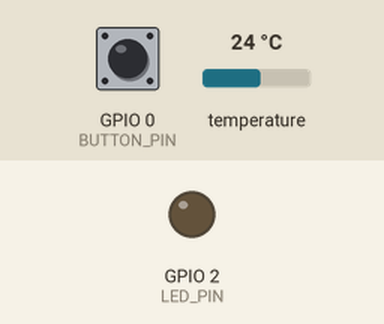
A sketch run on a simulated ESP32. Shown: output pins drawn as LEDs (lit = HIGH). Dashed ring = blinking. Inputs (shaded band) come from the test bench; at power-on: GPIO 0 (BUTTON_PIN) HIGH, temperature 24 °C. WiFi joins after 1.5 s; servers stay silent unless stated; uploads are accepted with an empty reply; what the sketch prints to the serial monitor is not drawn.

Above: at 2.7 s.
2.8 s: GPIO 0 (BUTTON_PIN) pulled LOW for 1 s
At 4.18 s:
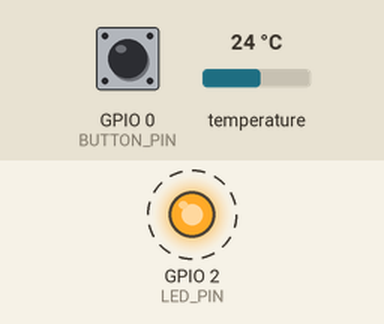
Timing chart, 0 to 6.7 s (numbered marks = the images above; inputs shaded):
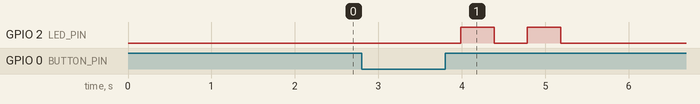

Measured:
- after the input at 2.8 s, GPIO 2 (LED_PIN): alternates HIGH for 0.40 s and LOW for 0.40 s, 4 changes in all, then stays LOW, starting after 1.2 s

The sketch:

esp32-thermometer.ino
```cpp
/*
 * Adal As — тағам термометрі / термометр для блюд (ESP32 + DS18B20)
 *
 * Как работает:
 *   1. Повар в приложении (/kitchen) нажимает «Термометрмен өлшеу» у блюда.
 *   2. Устройство каждые 2 с спрашивает сервер (GET) и, увидев «ожидание замера», мигает светодиодом.
 *   3. Повар опускает датчик в блюдо и нажимает кнопку BOOT на плате.
 *   4. Устройство отправляет температуру (POST) — сервер записывает её в журнал этого блюда,
 *      сверяет с нормой (суп ≥75 °C, второе ≥65 °C) и отвечает: OK / VIOLATION / SAVED.
 *   5. Светодиод: горит 2 с — норма, частое мигание — нарушение, 2 медленных — сохранено без блюда.
 *
 * Режим холодильника (FRIDGE_MODE = true): устройство само отправляет показания каждые 5 минут;
 * если 3 показания подряд выше 6 °C, СЭС и столовая сразу получают красную тревогу.
 *
 * Библиотеки (Arduino IDE → Library Manager): «OneWire» (Paul Stoffregen), «DallasTemperature» (Miles Burton).
 * Плата: «ESP32 Dev Module» (пакет esp32 от Espressif).
 */

#include <WiFi.h>
#include <WiFiClientSecure.h>
#include <HTTPClient.h>
#include <OneWire.h>
#include <DallasTemperature.h>

// ---------- Настройки ----------
const char* WIFI_SSID = "ИМЯ_СЕТИ";        // на защите можно раздать Wi‑Fi с телефона
const char* WIFI_PASS = "ПАРОЛЬ_СЕТИ";
const char* API_URL = "https://adal-as.vercel.app/api/device/readings";
const char* DEVICE_KEY = "adk_...";         // ключ устройства: .env → DEMO_DEVICE_KEY или /kitchen → «Құрылғылар» → «Кілт алу»

const int SENSOR_PIN = 4;   // DS18B20: DATA (жёлтый) → GPIO4, резистор 4,7 кОм между DATA и 3V3
const int BUTTON_PIN = 0;   // кнопка BOOT на плате ESP32
const int LED_PIN = 2;      // встроенный светодиод (на большинстве плат GPIO2)

const bool FRIDGE_MODE = false;                         // true — датчик холодильника
const unsigned long FRIDGE_PERIOD_MS = 5UL * 60UL * 1000UL;  // раз в 5 минут
// --------------------------------

OneWire oneWire(SENSOR_PIN);
DallasTemperature sensors(&oneWire);

float readTemperature() {
  sensors.requestTemperatures();
  return sensors.getTempCByIndex(0);  // -127 означает, что датчик не подключён
}

// HTTPS без проверки сертификата — допустимо для демо; в продакшене добавляется корневой сертификат.
int request(const char* method, const String& payload, String& response) {
  WiFiClientSecure client;
  client.setInsecure();
  HTTPClient http;
  http.begin(client, API_URL);
  http.addHeader("Authorization", String("Bearer ") + DEVICE_KEY);
  http.addHeader("Content-Type", "application/json");
  int code = strcmp(method, "POST") == 0 ? http.POST(payload) : http.GET();
  response = http.getString();
  http.end();
  return code;
}

String jsonValue(const String& body, const char* key) {
  String needle = String("\"") + key + "\":\"";
  int i = body.indexOf(needle);
  if (i < 0) return "";
  i += needle.length();
  return body.substring(i, body.indexOf('"', i));
}

void blink(int times, int ms) {
  for (int i = 0; i < times; i++) {
    digitalWrite(LED_PIN, HIGH);
    delay(ms);
    digitalWrite(LED_PIN, LOW);
    delay(ms);
  }
}

void sendReading(float celsius) {
  String response;
  int code = request("POST", String("{\"value\":") + String(celsius, 1) + "}", response);
  String status = jsonValue(response, "status");
  Serial.printf("POST %.1f °C -> %d %s\n", celsius, code, response.c_str());
  if (code == 200 && status == "OK") {
    digitalWrite(LED_PIN, HIGH);
    delay(2000);
    digitalWrite(LED_PIN, LOW);
  } else if (status == "VIOLATION") {
    blink(10, 100);
  } else {
    blink(2, 400);  // SAVED (блюдо не выбрано) или ошибка сети/ключа
  }
}

void setup() {
  Serial.begin(115200);
  pinMode(BUTTON_PIN, INPUT_PULLUP);
  pinMode(LED_PIN, OUTPUT);
  sensors.begin();
  WiFi.begin(WIFI_SSID, WIFI_PASS);
  Serial.print("Wi-Fi");
  while (WiFi.status() != WL_CONNECTED) {
    delay(300);
    Serial.print(".");
  }
  Serial.printf("\nIP: %s\n", WiFi.localIP().toString().c_str());
}

unsigned long lastPoll = 0;
unsigned long lastFridge = 0;
bool armed = false;

void loop() {
  if (WiFi.status() != WL_CONNECTED) {
    WiFi.reconnect();
    delay(1000);
    return;
  }

  if (FRIDGE_MODE) {
    if (lastFridge == 0 || millis() - lastFridge > FRIDGE_PERIOD_MS) {
      float c = readTemperature();
      if (c > -100) sendReading(c);
      lastFridge = millis();
    }
    delay(1000);
    return;
  }

  // Термометр для блюд: раз в 2 с узнаём, ждёт ли приложение замера (повар нажал «Өлшеу»).
  if (millis() - lastPoll > 2000) {
    String response;
    int code = request("GET", "", response);
    armed = code == 200 && response.indexOf("\"armed\":{") >= 0;
    Serial.printf("%.1f °C · %s\n", readTemperature(), armed ? "ждёт замера" : "ожидание");
    lastPoll = millis();
  }
  digitalWrite(LED_PIN, armed && (millis() / 250) % 2 ? HIGH : LOW);

  if (digitalRead(BUTTON_PIN) == LOW) {
    delay(50);  // защита от дребезга
    if (digitalRead(BUTTON_PIN) == LOW) {
      float c = readTemperature();
      if (c < -100) {
        Serial.println("Датчик не найден: проверьте провод DATA и резистор 4,7 кОм");
        blink(5, 80);
      } else {
        sendReading(c);
      }
      while (digitalRead(BUTTON_PIN) == LOW) delay(10);
    }
  }
  delay(10);
}
```
